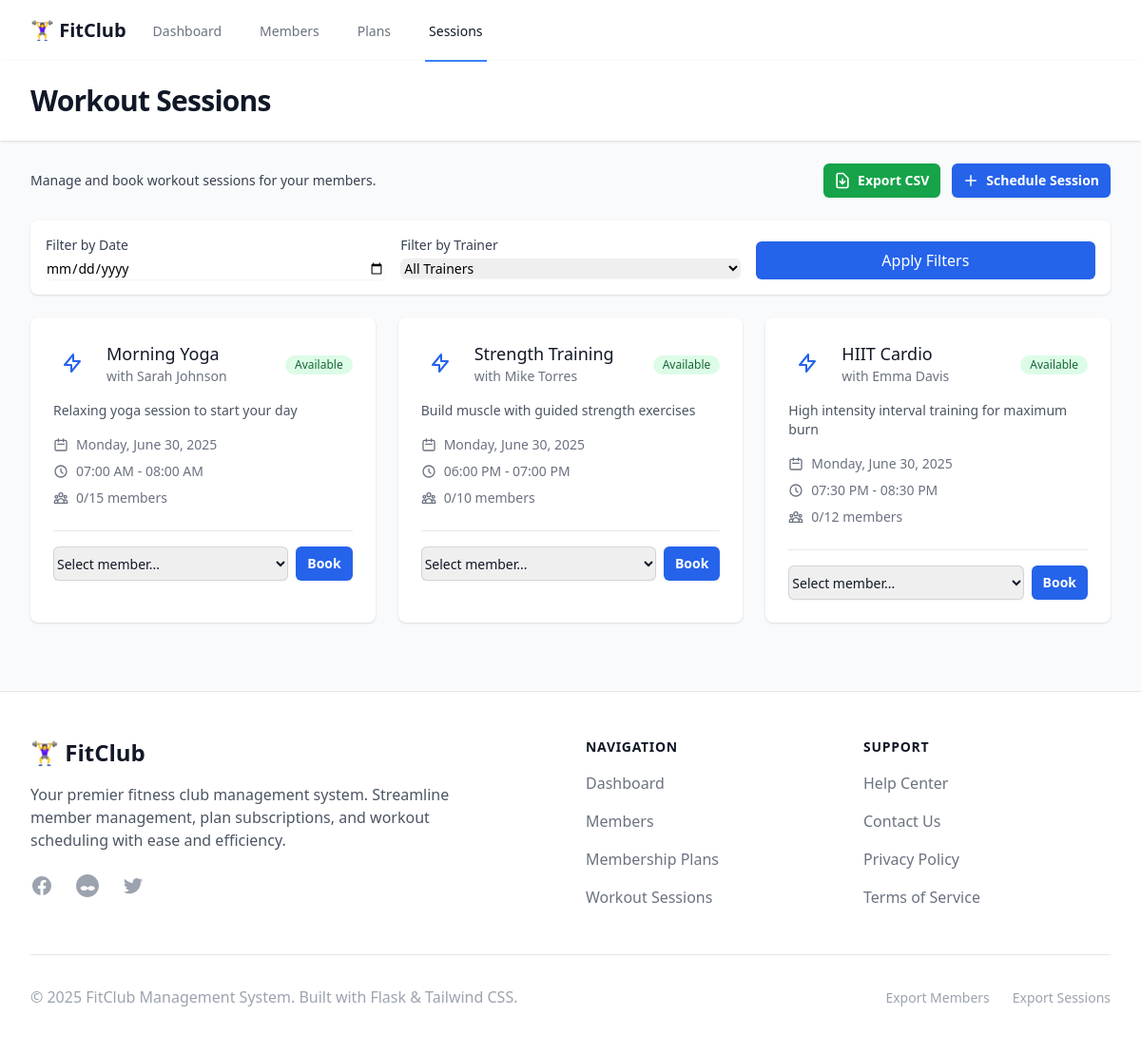
Page /sessions on the committed database.
### models.py (models this page shows, shortened)
class WorkoutSession(db.Model):
    __tablename__ = 'workout_sessions'
    id = db.Column(db.Integer, primary_key=True)
    title = db.Column(db.String(100), nullable=False)
    description = db.Column(db.Text)
    trainer_id = db.Column(db.Integer, db.ForeignKey('trainers.id'))
    session_date = db.Column(db.Date, nullable=False)
    start_time = db.Column(db.Time, nullable=False)
    end_time = db.Column(db.Time, nullable=False)
    max_capacity = db.Column(db.Integer, default=10)
    current_bookings = db.Column(db.Integer, default=0)
    session_bookings = db.relationship(
        'SessionBooking', backref='session', lazy=True)
    @property
    def available_spots(self):
        return self.max_capacity - self.current_bookings
    @property
    def is_full(self):
        return self.current_bookings >= self.max_capacity

class Trainer(db.Model):
    __tablename__ = 'trainers'
    id = db.Column(db.Integer, primary_key=True)
    name = db.Column(db.String(100), nullable=False)
    specialization = db.Column(db.String(100))
    email = db.Column(db.String(100))
    phone = db.Column(db.String(20))
    created_at = db.Column(db.DateTime, default=datetime.utcnow)
    workout_sessions = db.relationship(
        'WorkoutSession', backref='trainer', lazy=True)

### app.py (the view)
@app.route('/sessions')
def sessions():
    page = request.args.get('page', 1, type=int)
    filter_date = request.args.get('date')
    filter_trainer = request.args.get('trainer')
    query = WorkoutSession.query
    if filter_date:
        try:
            filter_date_obj = datetime.strptime(filter_date, '%Y-%m-%d').date()
            query = query.filter(
                WorkoutSession.session_date == filter_date_obj)
        except ValueError:
            flash('Invalid date format', 'error')
    else:
        query = query.filter(WorkoutSession.session_date >= date.today())
    if filter_trainer:
        query = query.filter(WorkoutSession.trainer_id == int(filter_trainer))
    sessions = query.order_by(WorkoutSession.session_date, WorkoutSession.start_time).paginate(
        page=page, per_page=10, error_out=False
    )
    trainers = Trainer.query.all()
    members = Member.query.filter_by(status='active').all()
    return render_template('sessions/list.html',
                           sessions=sessions,
                           trainers=trainers,
                           members=members,
                           filter_date=filter_date,
                           filter_trainer=filter_trainer)

### app.py (called while the page is built)
@app.context_processor
def inject_template_vars():
    from flask import request
    return {
        'current_endpoint': request.endpoint,
        'request': request
    }

### templates/sessions/list.html (shortened to what this page needs)
{% extends "base.html" %}
{% block header %}Workout Sessions{% endblock %}
{% block content %}
<div class="px-4 sm:px-0">
    <div class="sm:flex sm:items-center sm:justify-between mb-6">
        <div>
            <p class="text-sm text-gray-700">Manage and book workout sessions for your members.</p>
        </div>
        <div class="mt-4 sm:ml-4 sm:mt-0 sm:flex sm:space-x-3">
            <a href="{{ url_for('export_sessions') }}"
                class="inline-flex items-center rounded-md bg-green-600 px-3 py-2 text-sm font-semibold text-white shadow-sm hover:bg-green-500">
                <svg class="-ml-0.5 mr-1.5 h-5 w-5" fill="none" stroke="currentColor" viewBox="0 0 24 24">
                    <path stroke-linecap="round" stroke-linejoin="round" stroke-width="2"
                        d="M12 10v6m0 0l-3-3m3 3l3-3m2 8H7a2 2 0 01-2-2V5a2 2 0 012-2h5.586a1 1 0 01.707.293l5.414 5.414a1 1 0 01.293.707V19a2 2 0 01-2 2z">
                    </path>
                </svg>
                Export CSV
            </a>
            <a href="{{ url_for('new_session') }}"
                class="inline-flex items-center rounded-md bg-primary-600 px-3 py-2 text-sm font-semibold text-white shadow-sm hover:bg-primary-500">
                <svg class="-ml-0.5 mr-1.5 h-5 w-5" viewBox="0 0 20 20" fill="currentColor">
                    <path
                        d="M10.75 4.75a.75.75 0 00-1.5 0v4.5h-4.5a.75.75 0 000 1.5h4.5v4.5a.75.75 0 001.5 0v-4.5h4.5a.75.75 0 000-1.5h-4.5v-4.5z" />
                </svg>
                Schedule Session
            </a>
        </div>
    </div>
    <div class="bg-white rounded-lg shadow p-4 mb-6">
        <form method="GET" class="grid grid-cols-1 gap-4 sm:grid-cols-3">
            <div>
                <label for="date" class="block text-sm font-medium text-gray-700">Filter by Date</label>
                <input type="date" name="date" id="date" value="{{ filter_date or '' }}"
                    class="mt-1 block w-full rounded-md border-gray-300 shadow-sm focus:border-primary-500 focus:ring-primary-500 sm:text-sm">
            </div>
            <div>
                <label for="trainer" class="block text-sm font-medium text-gray-700">Filter by Trainer</label>
                <select name="trainer" id="trainer"
                    class="mt-1 block w-full rounded-md border-gray-300 shadow-sm focus:border-primary-500 focus:ring-primary-500 sm:text-sm">
                    <option value="">All Trainers</option>
                </select>
            </div>
            <div class="flex items-end">
                <button type="submit"
                    class="w-full bg-primary-600 text-white px-4 py-2 rounded-md hover:bg-primary-700 focus:outline-none focus:ring-2 focus:ring-primary-500">
                    Apply Filters
                </button>
            </div>
        </form>
    </div>
    <div class="grid grid-cols-1 gap-6 sm:grid-cols-2 lg:grid-cols-3">
        {% for session in sessions.items %}
        <div class="relative overflow-hidden rounded-lg bg-white shadow">
            <div class="p-6">
                <div class="flex items-center justify-between">
                    <div class="flex items-center">
                        <div class="flex-shrink-0">
                            <div class="h-10 w-10 rounded-lg bg-primary-100 flex items-center justify-center">
                                <svg class="h-6 w-6 text-primary-600" fill="none" stroke="currentColor"
                                    viewBox="0 0 24 24">
                                    <path stroke-linecap="round" stroke-linejoin="round" stroke-width="2"
                                        d="M13 10V3L4 14h7v7l9-11h-7z"></path>
                                </svg>
                            </div>
                        </div>
                        <div class="ml-4">
                            <h3 class="text-lg font-medium text-gray-900">{{ session.title }}</h3>
                            {% if session.trainer %}
                            <p class="text-sm text-gray-500">with {{ session.trainer.name }}</p>
                            {% endif %}
                        </div>
                    </div>
                    <div class="flex-shrink-0">
                        {% if session.is_full %}
                        <span
                            class="inline-flex items-center rounded-full bg-red-100 px-2.5 py-0.5 text-xs font-medium text-red-800">Full</span>
                        {% elif session.available_spots <= 3 %} <span
                            class="inline-flex items-center rounded-full bg-yellow-100 px-2.5 py-0.5 text-xs font-medium text-yellow-800">
                            {{ session.available_spots }} left</span>
                            {% else %}
                            <span
                                class="inline-flex items-center rounded-full bg-green-100 px-2.5 py-0.5 text-xs font-medium text-green-800">Available</span>
                            {% endif %}
                    </div>
                </div>
                {% if session.description %}
                <p class="mt-4 text-sm text-gray-600">{{ session.description }}</p>
                {% endif %}
                <div class="mt-4 space-y-2">
                    <div class="flex items-center text-sm text-gray-500">
                        <svg class="mr-2 h-4 w-4" fill="none" stroke="currentColor" viewBox="0 0 24 24">
                            <path stroke-linecap="round" stroke-linejoin="round" stroke-width="2"
                                d="M8 7V3m8 4V3m-9 8h10M5 21h14a2 2 0 002-2V7a2 2 0 00-2-2H5a2 2 0 00-2 2v12a2 2 0 002 2z">
                            </path>
                        </svg>
                        {{ session.session_date.strftime('%A, %B %d, %Y') }}
                    </div>
                    <div class="flex items-center text-sm text-gray-500">
                        <svg class="mr-2 h-4 w-4" fill="none" stroke="currentColor" viewBox="0 0 24 24">
                            <path stroke-linecap="round" stroke-linejoin="round" stroke-width="2"
                                d="M12 8v4l3 3m6-3a9 9 0 11-18 0 9 9 0 0118 0z"></path>
                        </svg>
                        {{ session.start_time.strftime('%I:%M %p') }} - {{ session.end_time.strftime('%I:%M %p') }}
                    </div>
                    <div class="flex items-center text-sm text-gray-500">
                        {{ session.current_bookings }}/{{ session.max_capacity }} members
                    </div>
                </div>
                {% if not session.is_full %}
                <div class="mt-6 border-t border-gray-200 pt-4">
                    <form method="POST" action="{{ url_for('book_session', id=session.id) }}" class="flex space-x-2">
                        <select name="member_id" required
                            class="flex-1 rounded-md border-0 py-1.5 text-gray-900 shadow-sm ring-1 ring-inset ring-gray-300 focus:ring-2 focus:ring-inset focus:ring-primary-600 sm:text-sm sm:leading-6">
                            <option value="">Select member...</option>
                        </select>
                        <button type="submit"
                            class="rounded-md bg-primary-600 px-3 py-2 text-sm font-semibold text-white shadow-sm hover:bg-primary-500 focus-visible:outline focus-visible:outline-2 focus-visible:outline-offset-2 focus-visible:outline-primary-600">
                            Book
                        </button>
                    </form>
                </div>
                {% endif %}
            </div>
        </div>
        {% endfor %}
    </div>
</div>
{% endblock %}

### rows in the picture
WorkoutSession: title "Morning Yoga", trainer.name "Sarah Johnson", shows "Available", description "Relaxing yoga session to start your day", session_date "Monday, June 30, 2025", start_time "07:00 AM", end_time "08:00 AM", current_bookings "0", max_capacity "15"
WorkoutSession: title "Strength Training", trainer.name "Mike Torres", shows "Available", description "Build muscle with guided strength exercises", session_date "Monday, June 30, 2025", start_time "06:00 PM", end_time "07:00 PM", current_bookings "0", max_capacity "10"
WorkoutSession: title "HIIT Cardio", trainer.name "Emma Davis", shows "Available", description "High intensity interval training for maximum burn", session_date "Monday, June 30, 2025", start_time "07:30 PM", end_time "08:30 PM", current_bookings "0", max_capacity "12"
